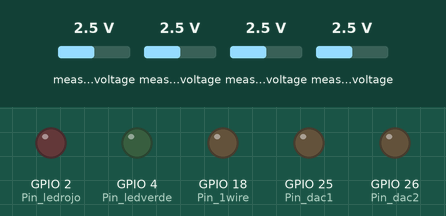
Recording of a program running on a simulated ESP32. Parts: output pins drawn as LEDs (lit = HIGH). The test bench sets the inputs (shaded band); at power-on: measured voltage 2.5 V. What the program prints to the serial monitor is not drawn.

Above: at 0.1 s.
At 5.1 s:
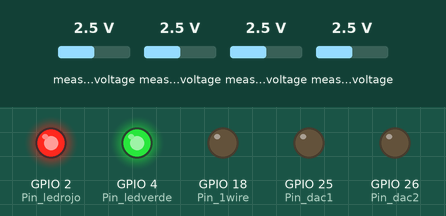
Timing chart, 0 to 7.0 s (numbered marks = the images above):
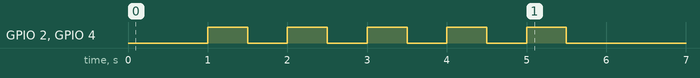

The program:

main.cpp
```cpp
#include <Arduino.h>
#include <ADS1115_WE.h>
#include <Wire.h>
#include <01_definiciones.h>
ADS1115_WE adc1 = ADS1115_WE(ADC1);
ADS1115_WE adc2 = ADS1115_WE(ADC2);
//ADS1115_WE adc2 = ADS1115_WE(ADC2);
#include <02_Sensor_init.h>
#include <03_Funciones.h>

  /* Use this for the 16-bit version */

// constexpr int READY_PIN = 3;

// This is required on ESP32 to put the ISR in IRAM. Define as
// empty for other platforms. Be careful - other platforms may have
// other requirements.
//#ifndef IRAM_ATTR
//#define IRAM_ATTR
//#endif

float readChannel(ADS1115_MUX channel);


void setup() {
  Serial.begin(115200);
  Pin_Init();
  Wire.begin();
  Setup_ADC1();
  //Setup_ADC2();
  inicio_led();
}

void loop() {


  Serial.print("0: ");
  voltage = readChannel(ADS1115_COMP_0_GND);
  Serial.print(voltage);

  Serial.print(",   1: ");
  voltage = readChannel(ADS1115_COMP_1_GND);
  Serial.print(voltage);

  Serial.print(",   2: ");
  voltage = readChannel(ADS1115_COMP_2_GND);
  Serial.print(voltage);

  Serial.print(",   3: ");
  voltage = (readChannel(ADS1115_COMP_3_GND));
  Serial.println(voltage);

  delay(1000);
}
```

01_definiciones.h
```cpp
#define Pin_velocidad 5
#define Pin_frecuencia 17
#define Pin_1wire 18
#define Pin_ledrojo 2
#define Pin_ledverde 4
#define Pin_dac1 25
#define Pin_dac2 26

#define ADC1 0x48
#define ADC2 0x4A
#define I2C_ADDRESS 0x48

float voltage = 0.0;

//CONTADORES

int i = 0;
```

02_Sensor_init.h
```cpp
void Setup_ADC1() {
  if(!adc1.init()){
    Serial.println("ADS1115-1 no conectado");
  }else{Serial.println("ADS1115-1 conectado");}

  delay(1000);
  /* Set the voltage range of the ADC to adjust the gain
   * Please note that you must not apply more than VDD + 0.3V to the input pins!
   *
   * ADS1115_RANGE_6144  ->  +/- 6144 mV
   * ADS1115_RANGE_4096  ->  +/- 4096 mV
   * ADS1115_RANGE_2048  ->  +/- 2048 mV (default)
   * ADS1115_RANGE_1024  ->  +/- 1024 mV
   * ADS1115_RANGE_0512  ->  +/- 512 mV
   * ADS1115_RANGE_0256  ->  +/- 256 mV
   */

  adc1.setVoltageRange_mV(ADS1115_RANGE_6144); //comment line/change parameter to change range

  /* Set the inputs to be compared
   *
   *  ADS1115_COMP_0_1    ->  compares 0 with 1 (default)
   *  ADS1115_COMP_0_3    ->  compares 0 with 3
   *  ADS1115_COMP_1_3    ->  compares 1 with 3
   *  ADS1115_COMP_2_3    ->  compares 2 with 3
   *  ADS1115_COMP_0_GND  ->  compares 0 with GND
   *  ADS1115_COMP_1_GND  ->  compares 1 with GND
   *  ADS1115_COMP_2_GND  ->  compares 2 with GND
   *  ADS1115_COMP_3_GND  ->  compares 3 with GND
   */
  adc1.setCompareChannels(ADS1115_COMP_0_GND); //comment line/change parameter to change channel

  /* Set number of conversions after which the alert pin asserts
   * - or you can disable the alert
   *
   *  ADS1115_ASSERT_AFTER_1  -> after 1 conversion
   *  ADS1115_ASSERT_AFTER_2  -> after 2 conversions
   *  ADS1115_ASSERT_AFTER_4  -> after 4 conversions
   *  ADS1115_DISABLE_ALERT   -> disable comparator / alert pin (default)
   */
  //adc.setAlertPinMode(ADS1115_ASSERT_AFTER_1); //uncomment if you want to change the default

  /* Set the conversion rate in SPS (samples per second)
   * Options should be self-explaining:
   *
   *  ADS1115_8_SPS
   *  ADS1115_16_SPS
   *  ADS1115_32_SPS
   *  ADS1115_64_SPS
   *  ADS1115_128_SPS (default)
   *  ADS1115_250_SPS
   *  ADS1115_475_SPS
   *  ADS1115_860_SPS
   */
  // adc.setConvRate(ADS1115_8_SPS); //uncomment if you want to change the default

  /* Set continuous or single shot mode:
   *
   *  ADS1115_CONTINUOUS  ->  continuous mode
   *  ADS1115_SINGLE     ->  single shot mode (default)
   */
  adc1.setMeasureMode(ADS1115_CONTINUOUS); //comment line/change parameter to change mode

   /* Choose maximum limit or maximum and minimum alert limit (window) in Volt - alert pin will
   *  assert when measured values are beyond the maximum limit or outside the window
   *  Upper limit first: setAlertLimit_V(MODE, maximum, minimum)
   *  In max limit mode the minimum value is the limit where the alert pin assertion will be
   *  cleared (if not latched)
   *
   *  ADS1115_MAX_LIMIT
   *  ADS1115_WINDOW
   *
   */
  //adc.setAlertModeAndLimit_V(ADS1115_MAX_LIMIT, 3.0, 1.5); //uncomment if you want to change the default

  /* Enable or disable latch. If latch is enabled the alert pin will assert until the
   * conversion register is read (getResult functions). If disabled the alert pin assertion will be
   * cleared with next value within limits.
   *
   *  ADS1115_LATCH_DISABLED (default)
   *  ADS1115_LATCH_ENABLED
   */
  //adc.setAlertLatch(ADS1115_LATCH_ENABLED); //uncomment if you want to change the default

  /* Sets the alert pin polarity if active:
   *
   * ADS1115_ACT_LOW  ->  active low (default)
   * ADS1115_ACT_HIGH ->  active high
   */
  //adc.setAlertPol(ADS1115_ACT_LOW); //uncomment if you want to change the default

  /* With this function the alert pin will assert, when a conversion is ready.
   * In order to deactivate, use the setAlertLimit_V function
   */
  //adc.setAlertPinToConversionReady(); //uncomment if you want to change the default

  Serial.println();
}

  /* If you change the compare channels you can immediately read values from the conversion
   * register, although they might belong to the former channel if no precautions are taken.
   * It takes about the time needed for two conversions to get the correct data. In single
   * shot mode you can use the isBusy() function to wait for data from the new channel. This
   * does not work in continuous mode.
   * To solve this issue the library adds a delay after change of channels if you are in contunuous
   * mode. The length of the delay is adjusted to the conversion rate. But be aware that the output
   * rate will be much lower that the conversion rate if you change channels frequently.
   */

void Setup_ADC2() {
  if(!adc2.init()){
    Serial.println("ADS1115-2 no conectado");
  }else{Serial.println("ADS1115-2 conectado");}

  delay(1000);

  /* Set the voltage range of the ADC to adjust the gain
   * Please note that you must not apply more than VDD + 0.3V to the input pins!
   *
   * ADS1115_RANGE_6144  ->  +/- 6144 mV
   * ADS1115_RANGE_4096  ->  +/- 4096 mV
   * ADS1115_RANGE_2048  ->  +/- 2048 mV (default)
   * ADS1115_RANGE_1024  ->  +/- 1024 mV
   * ADS1115_RANGE_0512  ->  +/- 512 mV
   * ADS1115_RANGE_0256  ->  +/- 256 mV
   */
  adc2.setVoltageRange_mV(ADS1115_RANGE_6144); //comment line/change parameter to change range

  /* Set the inputs to be compared
   *
   *  ADS1115_COMP_0_1    ->  compares 0 with 1 (default)
   *  ADS1115_COMP_0_3    ->  compares 0 with 3
   *  ADS1115_COMP_1_3    ->  compares 1 with 3
   *  ADS1115_COMP_2_3    ->  compares 2 with 3
   *  ADS1115_COMP_0_GND  ->  compares 0 with GND
   *  ADS1115_COMP_1_GND  ->  compares 1 with GND
   *  ADS1115_COMP_2_GND  ->  compares 2 with GND
   *  ADS1115_COMP_3_GND  ->  compares 3 with GND
   */
  adc2.setCompareChannels(ADS1115_COMP_0_GND); //comment line/change parameter to change channel

  /* Set number of conversions after which the alert pin asserts
   * - or you can disable the alert
   *
   *  ADS1115_ASSERT_AFTER_1  -> after 1 conversion
   *  ADS1115_ASSERT_AFTER_2  -> after 2 conversions
   *  ADS1115_ASSERT_AFTER_4  -> after 4 conversions
   *  ADS1115_DISABLE_ALERT   -> disable comparator / alert pin (default)
   */
  //adc.setAlertPinMode(ADS1115_ASSERT_AFTER_1); //uncomment if you want to change the default

  /* Set the conversion rate in SPS (samples per second)
   * Options should be self-explaining:
   *
   *  ADS1115_8_SPS
   *  ADS1115_16_SPS
   *  ADS1115_32_SPS
   *  ADS1115_64_SPS
   *  ADS1115_128_SPS (default)
   *  ADS1115_250_SPS
   *  ADS1115_475_SPS
   *  ADS1115_860_SPS
   */
  // adc.setConvRate(ADS1115_8_SPS); //uncomment if you want to change the default

  /* Set continuous or single shot mode:
   *
   *  ADS1115_CONTINUOUS  ->  continuous mode
   *  ADS1115_SINGLE     ->  single shot mode (default)
   */
  adc2.setMeasureMode(ADS1115_CONTINUOUS); //comment line/change parameter to change mode

   /* Choose maximum limit or maximum and minimum alert limit (window) in Volt - alert pin will
   *  assert when measured values are beyond the maximum limit or outside the window
   *  Upper limit first: setAlertLimit_V(MODE, maximum, minimum)
   *  In max limit mode the minimum value is the limit where the alert pin assertion will be
   *  cleared (if not latched)
   *
   *  ADS1115_MAX_LIMIT
   *  ADS1115_WINDOW
   *
   */
  //adc.setAlertModeAndLimit_V(ADS1115_MAX_LIMIT, 3.0, 1.5); //uncomment if you want to change the default

  /* Enable or disable latch. If latch is enabled the alert pin will assert until the
   * conversion register is read (getResult functions). If disabled the alert pin assertion will be
   * cleared with next value within limits.
   *
   *  ADS1115_LATCH_DISABLED (default)
   *  ADS1115_LATCH_ENABLED
   */
  //adc.setAlertLatch(ADS1115_LATCH_ENABLED); //uncomment if you want to change the default

  /* Sets the alert pin polarity if active:
   *
   * ADS1115_ACT_LOW  ->  active low (default)
   * ADS1115_ACT_HIGH ->  active high
   */
  //adc.setAlertPol(ADS1115_ACT_LOW); //uncomment if you want to change the default

  /* With this function the alert pin will assert, when a conversion is ready.
   * In order to deactivate, use the setAlertLimit_V function
   */
  //adc.setAlertPinToConversionReady(); //uncomment if you want to change the default

  Serial.println("ADS1115 Example Sketch - Continuous Mode");
  Serial.println("All values in volts");
  Serial.println();
}
```

03_Funciones.h
```cpp
float readChannel(ADS1115_MUX channel) {
  float voltage = 0.0;
  adc1.setCompareChannels(channel);
  voltage = adc1.getResult_mV(); // alternative: getResult_mV for Millivolt, getRawResult for raw result
  return voltage;
}

void Pin_Init(){
  pinMode(Pin_velocidad, INPUT);
  pinMode(Pin_frecuencia, INPUT);
  pinMode(Pin_1wire, OUTPUT);
  pinMode(Pin_ledverde, OUTPUT);
  pinMode(Pin_ledrojo, OUTPUT);
  pinMode(Pin_dac1, OUTPUT);
  pinMode(Pin_dac2, OUTPUT);
}

void inicio_led(){
    for(i = 1; i<=5; i++){
        digitalWrite(Pin_ledrojo, 1);
        digitalWrite(Pin_ledverde, 1);
        delay(500);
        digitalWrite(Pin_ledrojo, 0);
        digitalWrite(Pin_ledverde, 0);
        delay(500);
    }
}
```
